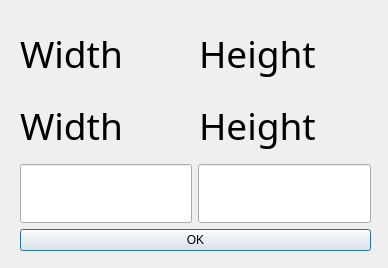
<?xml version="1.0" encoding="UTF-8"?>
<ui version="4.0">
 <class>Dialog</class>
 <widget class="QDialog" name="Dialog">
  <property name="geometry">
   <rect>
    <x>0</x>
    <y>0</y>
    <width>388</width>
    <height>268</height>
   </rect>
  </property>
  <property name="windowTitle">
   <string>Dialog</string>
  </property>
  <widget class="QWidget" name="verticalLayoutWidget">
   <property name="geometry">
    <rect>
     <x>20</x>
     <y>20</y>
     <width>351</width>
     <height>231</height>
    </rect>
   </property>
   <layout class="QVBoxLayout" name="verticalLayout">
    <item>
     <layout class="QHBoxLayout" name="horizontalLayout_3">
      <item>
       <widget class="QLabel" name="label">
        <property name="font">
         <font>
          <family>Agency FB</family>
          <pointsize>28</pointsize>
         </font>
        </property>
        <property name="text">
         <string>Width</string>
        </property>
       </widget>
      </item>
      <item>
       <widget class="QLabel" name="label_2">
        <property name="font">
         <font>
          <family>Agency FB</family>
          <pointsize>28</pointsize>
         </font>
        </property>
        <property name="text">
         <string>Height</string>
        </property>
       </widget>
      </item>
     </layout>
    </item>
    <item>
     <layout class="QHBoxLayout" name="horizontalLayout">
      <item>
       <widget class="QLabel" name="WH_Width">
        <property name="font">
         <font>
          <family>Agency FB</family>
          <pointsize>28</pointsize>
         </font>
        </property>
        <property name="text">
         <string>Width</string>
        </property>
       </widget>
      </item>
      <item>
       <widget class="QLabel" name="WH_Height">
        <property name="font">
         <font>
          <family>Agency FB</family>
          <pointsize>28</pointsize>
         </font>
        </property>
        <property name="text">
         <string>Height</string>
        </property>
       </widget>
      </item>
     </layout>
    </item>
    <item>
     <layout class="QHBoxLayout" name="horizontalLayout_2">
      <item>
       <widget class="QLineEdit" name="WH_WidthEdit">
        <property name="font">
         <font>
          <family>Agency FB</family>
          <pointsize>28</pointsize>
         </font>
        </property>
       </widget>
      </item>
      <item>
       <widget class="QLineEdit" name="WH_HeightEdit">
        <property name="font">
         <font>
          <family>Agency FB</family>
          <pointsize>28</pointsize>
         </font>
        </property>
       </widget>
      </item>
     </layout>
    </item>
    <item>
     <widget class="QPushButton" name="WH_ok_btn">
      <property name="text">
       <string>OK</string>
      </property>
     </widget>
    </item>
   </layout>
  </widget>
 </widget>
 <resources/>
 <connections/>
</ui>
